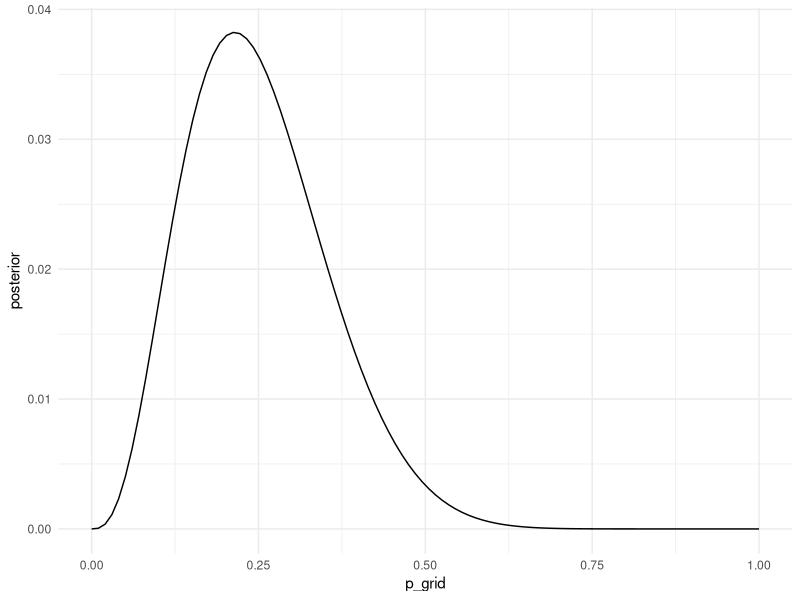
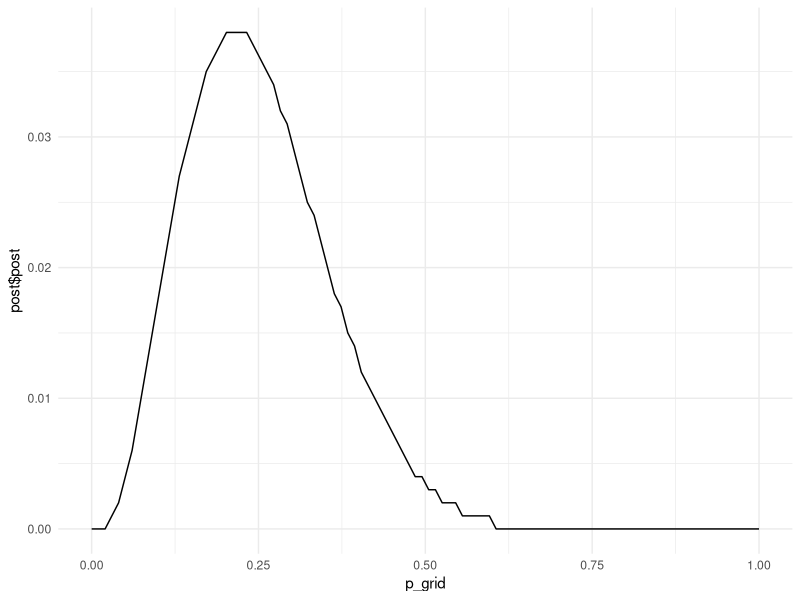
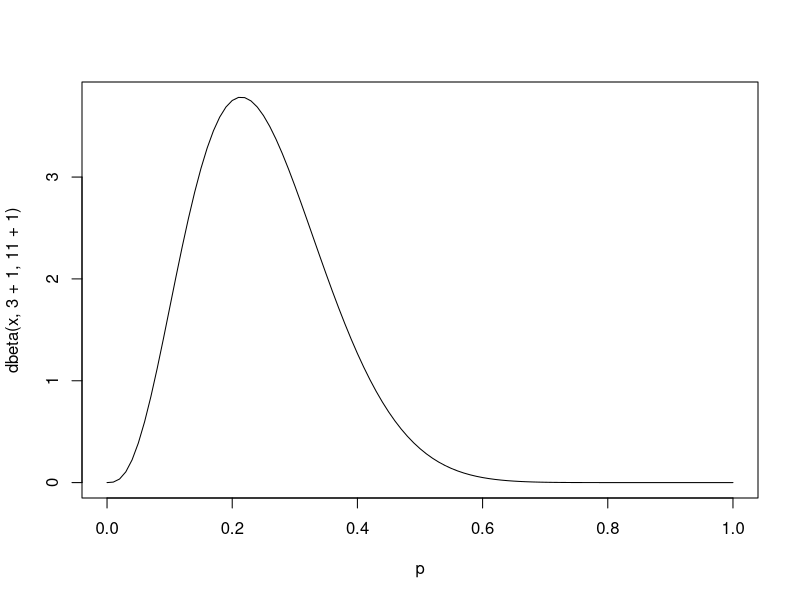

Write the R code that produced these figures, in order.
## ---- chunk 1
library(ggplot2)

# create p_grid
p_grid <- seq(from = 0, to = 1, length.out = 100)

# create prior distributoin
prior <- rep(1, 20)

# compute likelihood at each value in the grid
# data for globe tossing with 3 water and 11 land
likelihood <- dbinom(3, size = 14, prob = p_grid)

# calculate posterior 
unstd.posterior <- likelihood * prior
posterior <- unstd.posterior / sum(unstd.posterior)

ggplot(mapping = aes(x = p_grid, y = posterior)) +
  geom_line() +
  theme_minimal()
## ---- chunk 2
library(ggplot2)

compute_posterior <- function(W, L, poss = c(0, 0.25, 0.5, 0.75, 1)){
  ways <- sapply(poss, function(q) q^W * (1-q)^L)
  post <- ways / sum(ways)
  data.frame(poss, ways, post = round(post, 3))
}

p_grid <- seq(from = 0, to = 1, len = 100)
post <- compute_posterior(3, 11, poss=p_grid)

ggplot(mapping = aes(x = p_grid, y = post$post)) +
  geom_line() +
  theme_minimal()
## ---- chunk 3
curve(dbeta(x, 3+1, 11+1), from = 0, to = 1, xlab = "p")
## ---- chunk 4
sim_globe <- function(p = 0.7, N = 9){
  sample(c("W", "L"), size = N, replace = TRUE, prob = c(p, 1-p))
}
post_samples <- sample(posterior, 1e4, replace = TRUE)
pred_post <- sapply(post_samples, function(p) sum(sim_globe(p, 10) == "W"))
tab_post <- table(pred_post)
